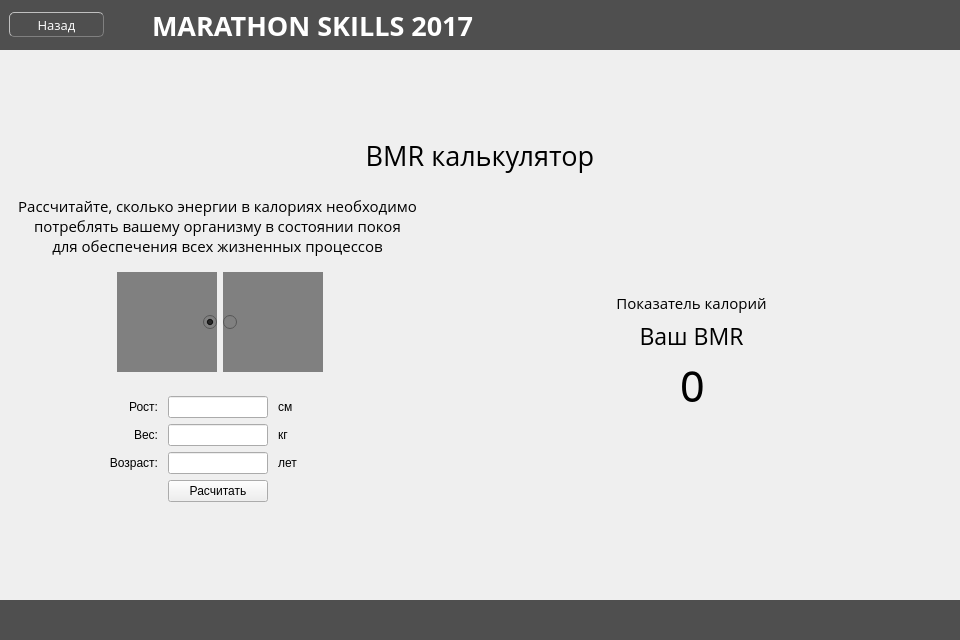
<?xml version="1.0" encoding="UTF-8"?>
<ui version="4.0">
 <class>BMR</class>
 <widget class="QWidget" name="BMR">
  <property name="geometry">
   <rect>
    <x>0</x>
    <y>0</y>
    <width>960</width>
    <height>640</height>
   </rect>
  </property>
  <property name="minimumSize">
   <size>
    <width>960</width>
    <height>640</height>
   </size>
  </property>
  <property name="windowTitle">
   <string>Marathon Skills 2017</string>
  </property>
  <layout class="QVBoxLayout" name="verticalLayout">
   <property name="spacing">
    <number>0</number>
   </property>
   <property name="leftMargin">
    <number>0</number>
   </property>
   <property name="topMargin">
    <number>0</number>
   </property>
   <property name="rightMargin">
    <number>0</number>
   </property>
   <property name="bottomMargin">
    <number>0</number>
   </property>
   <item>
    <widget class="QWidget" name="widget" native="true">
     <property name="minimumSize">
      <size>
       <width>0</width>
       <height>50</height>
      </size>
     </property>
     <property name="maximumSize">
      <size>
       <width>16777215</width>
       <height>50</height>
      </size>
     </property>
     <property name="layoutDirection">
      <enum>Qt::LeftToRight</enum>
     </property>
     <property name="styleSheet">
      <string notr="true">background-color: rgb(79, 79, 79);</string>
     </property>
     <layout class="QHBoxLayout" name="horizontalLayout_2">
      <item>
       <widget class="QPushButton" name="pushButton">
        <property name="minimumSize">
         <size>
          <width>95</width>
          <height>25</height>
         </size>
        </property>
        <property name="maximumSize">
         <size>
          <width>80</width>
          <height>25</height>
         </size>
        </property>
        <property name="font">
         <font>
          <family>Open Sans</family>
          <pointsize>10</pointsize>
         </font>
        </property>
        <property name="cursor">
         <cursorShape>PointingHandCursor</cursorShape>
        </property>
        <property name="styleSheet">
         <string notr="true">border-style: outset;
border-width: 1px;
border-radius: 5px;
border-color: beige;
min-width: 7em;
padding: 1px;
border-color: grey;
color: white;</string>
        </property>
        <property name="text">
         <string>Назад</string>
        </property>
       </widget>
      </item>
      <item>
       <widget class="QLabel" name="label">
        <property name="minimumSize">
         <size>
          <width>0</width>
          <height>0</height>
         </size>
        </property>
        <property name="maximumSize">
         <size>
          <width>16777215</width>
          <height>50</height>
         </size>
        </property>
        <property name="font">
         <font>
          <family>Open Sans</family>
          <pointsize>20</pointsize>
          <weight>75</weight>
          <bold>true</bold>
         </font>
        </property>
        <property name="layoutDirection">
         <enum>Qt::RightToLeft</enum>
        </property>
        <property name="styleSheet">
         <string notr="true">color: white
</string>
        </property>
        <property name="text">
         <string>      MARATHON SKILLS 2017</string>
        </property>
        <property name="alignment">
         <set>Qt::AlignLeading|Qt::AlignLeft|Qt::AlignVCenter</set>
        </property>
       </widget>
      </item>
     </layout>
    </widget>
   </item>
   <item>
    <widget class="QWidget" name="widget_2" native="true">
     <layout class="QFormLayout" name="formLayout_2">
      <property name="labelAlignment">
       <set>Qt::AlignCenter</set>
      </property>
      <property name="formAlignment">
       <set>Qt::AlignCenter</set>
      </property>
      <item row="0" column="0" colspan="2">
       <widget class="QLabel" name="label_2">
        <property name="minimumSize">
         <size>
          <width>0</width>
          <height>50</height>
         </size>
        </property>
        <property name="maximumSize">
         <size>
          <width>16777215</width>
          <height>50</height>
         </size>
        </property>
        <property name="font">
         <font>
          <family>Open Sans</family>
          <pointsize>20</pointsize>
         </font>
        </property>
        <property name="text">
         <string>BMR калькулятор</string>
        </property>
        <property name="alignment">
         <set>Qt::AlignCenter</set>
        </property>
       </widget>
      </item>
      <item row="1" column="0">
       <widget class="QWidget" name="widget_3" native="true">
        <layout class="QFormLayout" name="formLayout">
         <property name="labelAlignment">
          <set>Qt::AlignCenter</set>
         </property>
         <property name="formAlignment">
          <set>Qt::AlignCenter</set>
         </property>
         <item row="0" column="0" colspan="2">
          <widget class="QLabel" name="label_10">
           <property name="font">
            <font>
             <family>Open Sans</family>
             <pointsize>11</pointsize>
            </font>
           </property>
           <property name="text">
            <string>&lt;html&gt;&lt;head/&gt;&lt;body&gt;&lt;p align=&quot;center&quot;&gt;Рассчитайте, сколько энергии в калориях необходимо&lt;br/&gt;потреблять вашему организму в состоянии покоя&lt;br/&gt;для обеспечения всех жизненных процессов&lt;/p&gt;&lt;/body&gt;&lt;/html&gt;</string>
           </property>
           <property name="alignment">
            <set>Qt::AlignCenter</set>
           </property>
          </widget>
         </item>
         <item row="2" column="0" colspan="2">
          <widget class="QWidget" name="widget_5" native="true">
           <layout class="QGridLayout" name="gridLayout">
            <property name="bottomMargin">
             <number>10</number>
            </property>
            <property name="horizontalSpacing">
             <number>10</number>
            </property>
            <property name="verticalSpacing">
             <number>6</number>
            </property>
            <item row="2" column="0">
             <widget class="QLabel" name="label_5">
              <property name="text">
               <string>Вес:</string>
              </property>
              <property name="alignment">
               <set>Qt::AlignRight|Qt::AlignTrailing|Qt::AlignVCenter</set>
              </property>
              <property name="buddy">
               <cstring>lineEdit_2</cstring>
              </property>
             </widget>
            </item>
            <item row="3" column="0">
             <widget class="QLabel" name="label_6">
              <property name="text">
               <string>Возраст:</string>
              </property>
              <property name="alignment">
               <set>Qt::AlignRight|Qt::AlignTrailing|Qt::AlignVCenter</set>
              </property>
              <property name="buddy">
               <cstring>lineEdit_3</cstring>
              </property>
             </widget>
            </item>
            <item row="0" column="1">
             <widget class="QLineEdit" name="lineEdit">
              <property name="minimumSize">
               <size>
                <width>100</width>
                <height>0</height>
               </size>
              </property>
              <property name="maximumSize">
               <size>
                <width>100</width>
                <height>16777215</height>
               </size>
              </property>
              <property name="inputMethodHints">
               <set>Qt::ImhNone</set>
              </property>
              <property name="maxLength">
               <number>3</number>
              </property>
             </widget>
            </item>
            <item row="3" column="1">
             <widget class="QLineEdit" name="lineEdit_3">
              <property name="minimumSize">
               <size>
                <width>100</width>
                <height>0</height>
               </size>
              </property>
              <property name="maximumSize">
               <size>
                <width>100</width>
                <height>16777215</height>
               </size>
              </property>
              <property name="inputMethodHints">
               <set>Qt::ImhNone</set>
              </property>
              <property name="maxLength">
               <number>3</number>
              </property>
             </widget>
            </item>
            <item row="2" column="1">
             <widget class="QLineEdit" name="lineEdit_2">
              <property name="minimumSize">
               <size>
                <width>100</width>
                <height>0</height>
               </size>
              </property>
              <property name="maximumSize">
               <size>
                <width>100</width>
                <height>16777215</height>
               </size>
              </property>
              <property name="inputMethodHints">
               <set>Qt::ImhNone</set>
              </property>
              <property name="maxLength">
               <number>3</number>
              </property>
             </widget>
            </item>
            <item row="0" column="0">
             <widget class="QLabel" name="label_4">
              <property name="text">
               <string>Рост:</string>
              </property>
              <property name="alignment">
               <set>Qt::AlignRight|Qt::AlignTrailing|Qt::AlignVCenter</set>
              </property>
              <property name="buddy">
               <cstring>lineEdit</cstring>
              </property>
             </widget>
            </item>
            <item row="0" column="2">
             <widget class="QLabel" name="label_7">
              <property name="text">
               <string>см</string>
              </property>
             </widget>
            </item>
            <item row="2" column="2">
             <widget class="QLabel" name="label_8">
              <property name="text">
               <string>кг</string>
              </property>
             </widget>
            </item>
            <item row="3" column="2">
             <widget class="QLabel" name="label_9">
              <property name="text">
               <string>лет</string>
              </property>
             </widget>
            </item>
            <item row="4" column="1">
             <widget class="QPushButton" name="pushButton_2">
              <property name="text">
               <string>Расчитать</string>
              </property>
             </widget>
            </item>
           </layout>
          </widget>
         </item>
         <item row="1" column="0" colspan="2">
          <widget class="QWidget" name="widget_6" native="true">
           <property name="layoutDirection">
            <enum>Qt::LeftToRight</enum>
           </property>
           <layout class="QFormLayout" name="formLayout_3">
            <property name="labelAlignment">
             <set>Qt::AlignCenter</set>
            </property>
            <property name="formAlignment">
             <set>Qt::AlignCenter</set>
            </property>
            <item row="0" column="0">
             <widget class="QRadioButton" name="radioButton">
              <property name="minimumSize">
               <size>
                <width>100</width>
                <height>100</height>
               </size>
              </property>
              <property name="maximumSize">
               <size>
                <width>100</width>
                <height>100</height>
               </size>
              </property>
              <property name="layoutDirection">
               <enum>Qt::RightToLeft</enum>
              </property>
              <property name="styleSheet">
               <string notr="true">background-color: gray;</string>
              </property>
              <property name="text">
               <string notr="true"/>
              </property>
              <property name="icon">
               <iconset resource="res.qrc">
                <normaloff>:/images/male-icon.png</normaloff>:/images/male-icon.png</iconset>
              </property>
              <property name="iconSize">
               <size>
                <width>100</width>
                <height>100</height>
               </size>
              </property>
              <property name="shortcut">
               <string notr="true"/>
              </property>
              <property name="checkable">
               <bool>true</bool>
              </property>
              <property name="checked">
               <bool>true</bool>
              </property>
              <property name="autoRepeat">
               <bool>false</bool>
              </property>
              <property name="autoExclusive">
               <bool>true</bool>
              </property>
              <property name="autoRepeatDelay">
               <number>100</number>
              </property>
             </widget>
            </item>
            <item row="0" column="1">
             <widget class="QRadioButton" name="radioButton_2">
              <property name="minimumSize">
               <size>
                <width>100</width>
                <height>100</height>
               </size>
              </property>
              <property name="maximumSize">
               <size>
                <width>100</width>
                <height>100</height>
               </size>
              </property>
              <property name="styleSheet">
               <string notr="true">background-color: gray;</string>
              </property>
              <property name="text">
               <string notr="true"/>
              </property>
              <property name="icon">
               <iconset resource="res.qrc">
                <normaloff>:/images/female-icon.png</normaloff>:/images/female-icon.png</iconset>
              </property>
              <property name="iconSize">
               <size>
                <width>100</width>
                <height>100</height>
               </size>
              </property>
              <property name="shortcut">
               <string notr="true"/>
              </property>
              <property name="checkable">
               <bool>true</bool>
              </property>
              <property name="checked">
               <bool>false</bool>
              </property>
              <property name="autoExclusive">
               <bool>true</bool>
              </property>
              <property name="autoRepeatDelay">
               <number>100</number>
              </property>
             </widget>
            </item>
           </layout>
          </widget>
         </item>
        </layout>
       </widget>
      </item>
      <item row="1" column="1">
       <widget class="QWidget" name="widget_4" native="true">
        <layout class="QFormLayout" name="formLayout_4">
         <property name="labelAlignment">
          <set>Qt::AlignCenter</set>
         </property>
         <property name="formAlignment">
          <set>Qt::AlignCenter</set>
         </property>
         <item row="0" column="0" colspan="2">
          <widget class="QLabel" name="label_11">
           <property name="font">
            <font>
             <family>Open Sans</family>
             <pointsize>11</pointsize>
            </font>
           </property>
           <property name="text">
            <string>&lt;html&gt;&lt;head/&gt;&lt;body&gt;&lt;p align=&quot;center&quot;&gt;Показатель калорий&lt;/p&gt;&lt;/body&gt;&lt;/html&gt;</string>
           </property>
           <property name="alignment">
            <set>Qt::AlignCenter</set>
           </property>
          </widget>
         </item>
         <item row="1" column="0" colspan="2">
          <widget class="QLabel" name="label_12">
           <property name="font">
            <font>
             <family>Open Sans</family>
             <pointsize>17</pointsize>
            </font>
           </property>
           <property name="text">
            <string>Ваш BMR</string>
           </property>
           <property name="alignment">
            <set>Qt::AlignCenter</set>
           </property>
          </widget>
         </item>
         <item row="2" column="0" colspan="2">
          <widget class="QLabel" name="label_13">
           <property name="font">
            <font>
             <family>Open Sans Light</family>
             <pointsize>31</pointsize>
             <weight>75</weight>
             <bold>true</bold>
            </font>
           </property>
           <property name="text">
            <string>0</string>
           </property>
           <property name="alignment">
            <set>Qt::AlignCenter</set>
           </property>
          </widget>
         </item>
        </layout>
       </widget>
      </item>
     </layout>
    </widget>
   </item>
   <item>
    <widget class="QWidget" name="lower_pamel" native="true">
     <property name="minimumSize">
      <size>
       <width>960</width>
       <height>40</height>
      </size>
     </property>
     <property name="maximumSize">
      <size>
       <width>16777215</width>
       <height>40</height>
      </size>
     </property>
     <property name="sizeIncrement">
      <size>
       <width>1</width>
       <height>0</height>
      </size>
     </property>
     <property name="styleSheet">
      <string notr="true">background-color: rgb(79, 79, 79)</string>
     </property>
     <layout class="QHBoxLayout" name="horizontalLayout">
      <property name="spacing">
       <number>0</number>
      </property>
      <property name="leftMargin">
       <number>0</number>
      </property>
      <property name="topMargin">
       <number>0</number>
      </property>
      <property name="rightMargin">
       <number>10</number>
      </property>
      <property name="bottomMargin">
       <number>0</number>
      </property>
      <item>
       <widget class="QLabel" name="label_3">
        <property name="sizeIncrement">
         <size>
          <width>1</width>
          <height>0</height>
         </size>
        </property>
        <property name="font">
         <font>
          <family>Open Sans</family>
          <pointsize>13</pointsize>
         </font>
        </property>
        <property name="styleSheet">
         <string notr="true">color: white</string>
        </property>
        <property name="text">
         <string/>
        </property>
        <property name="scaledContents">
         <bool>false</bool>
        </property>
        <property name="alignment">
         <set>Qt::AlignCenter</set>
        </property>
       </widget>
      </item>
     </layout>
    </widget>
   </item>
  </layout>
 </widget>
 <tabstops>
  <tabstop>pushButton</tabstop>
  <tabstop>radioButton</tabstop>
  <tabstop>radioButton_2</tabstop>
  <tabstop>lineEdit</tabstop>
  <tabstop>lineEdit_2</tabstop>
  <tabstop>lineEdit_3</tabstop>
  <tabstop>pushButton_2</tabstop>
 </tabstops>
 <resources>
  <include location="res.qrc"/>
 </resources>
 <connections/>
</ui>
